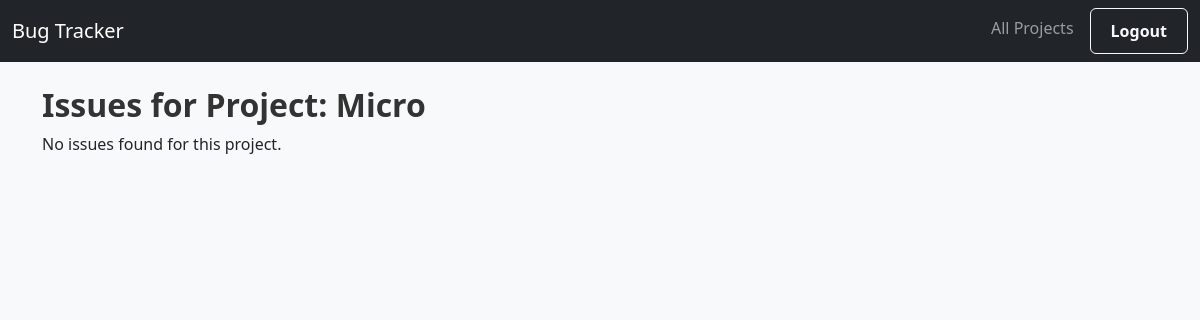
Before: /tracker/qa/view_issues/6/ (signed in) with the older database file.
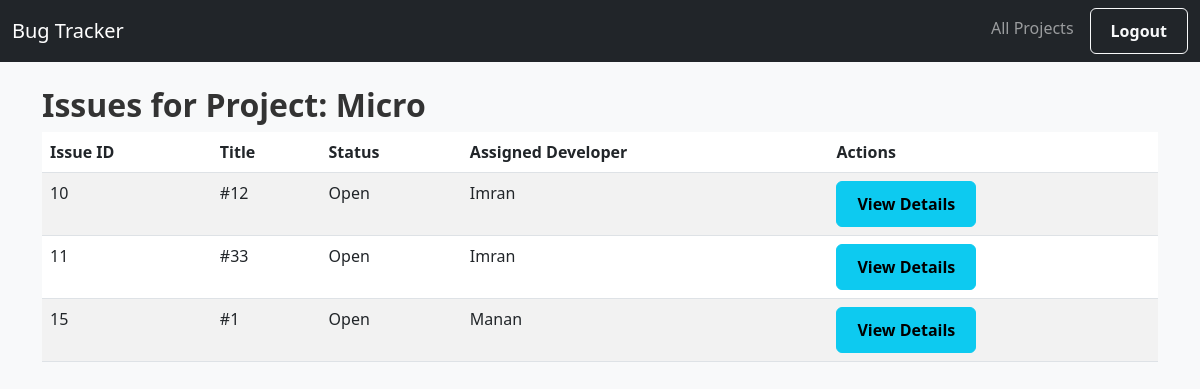
After: the same page with the newer database file.
### tracker/models.py (models this page shows, shortened)
class Project(models.Model):
    STATUS_CHOICES = [
        ('open', 'Open'),
        ('in_progress', 'In Progress'),
        ('completed', 'Completed'),
    ]
    name = models.CharField(max_length=200)
    description = models.TextField(blank=True)
    created_by = models.ForeignKey(User, on_delete=models.CASCADE, related_name='created_projects')
    created_at = models.DateTimeField(auto_now_add=True)
    picked_by = models.ForeignKey(User, null=True, blank=True, on_delete=models.SET_NULL, related_name='picked_projects')
    has_issues = models.BooleanField(default=False)
    team = models.ManyToManyField(User, related_name='projects', blank=True)
    status = models.CharField(max_length=20, choices=STATUS_CHOICES, default='open')
    qa_assigned = models.ForeignKey(User, null=True, blank=True, on_delete=models.SET_NULL, related_name='qa_projects')

class Issue(models.Model):
    STATUS_CHOICES = [
        ("open", "Open"),
        ("in_progress", "In Progress"),
        ("resolved", "Resolved"),
        ("closed", "Closed")
    ]
    PRIORITY_CHOICES = [
        ('low', 'Low'),
        ('medium', 'Medium'),
        ('high', 'High'),
        ('critical', 'Critical'),
    ]
    title = models.CharField(max_length=200)
    description = models.TextField()
    status = models.CharField(max_length=20, choices=STATUS_CHOICES, default='open')
    priority = models.CharField(max_length=20, choices=PRIORITY_CHOICES, default='medium')
    project = models.ForeignKey(Project, on_delete=models.CASCADE, related_name='issues')
    created_by = models.ForeignKey(User, on_delete=models.CASCADE, related_name='reported_issues')
    assigned_to = models.ForeignKey(
        User,
        on_delete=models.SET_NULL,
        null=True,
        blank=True,
        related_name='assigned_issues'
    )
    created_at = models.DateTimeField(auto_now_add=True)
    updated_at = models.DateTimeField(auto_now=True)
    reported_by = models.ForeignKey(User, on_delete=models.SET_NULL, null=True, blank=True)

### tracker/views.py (the view)
# urls.py: path('qa/view_issues/<int:project_id>/', views.view_issues, name='view_issues'),
@login_required
def view_issues(request, project_id):
    project = get_object_or_404(Project, id=project_id)
    issues = Issue.objects.filter(project=project)
    return render(request, 'tracker/view_issues.html', {'project': project, 'issues': issues})

### tracker/templates/tracker/view_issues.html
{% extends 'tracker/base.html' %}
{% block content %}
<h2>Issues for Project: {{ project.name }}</h2>
{% if issues %}
<table class="table table-striped">
    <thead>
        <tr>
            <th>Issue ID</th>
            <th>Title</th>
            <th>Status</th>
            <th>Assigned Developer</th>
            <th>Actions</th>
        </tr>
    </thead>
    <tbody>
        {% for issue in issues %}
        <tr>
            <td>{{ issue.id }}</td>
            <td>{{ issue.title }}</td>
            <td>{{ issue.get_status_display }}</td>
            <td>{{ issue.assigned_to.username }}</td>
            <td>
                <a href="{% url 'issue_detail' issue.id %}" class="btn btn-info">View Details</a>
            </td>
        </tr>
        {% endfor %}
    </tbody>
</table>
{% else %}
<p>No issues found for this project.</p>
{% endif %}
{% endblock %}

### tracker/templates/tracker/base.html (shortened to what this page needs)
{% load static %}
<!DOCTYPE html>
<html lang="en">
<head>
    <link href="https://cdn.jsdelivr.net/npm/bootstrap@5.3.0-alpha1/dist/css/bootstrap.min.css" rel="stylesheet">
    <link rel="stylesheet" href="{% static 'tracker/styles.css' %}">
</head>
<body>
    <nav class="navbar navbar-expand-lg navbar-dark bg-dark">
        <div class="container-fluid">
            <a class="navbar-brand" href="{% url 'project_list' %}">Bug Tracker</a>
            <div class="collapse navbar-collapse" id="navbarNav">
                <ul class="navbar-nav ms-auto">
                    {% if user.is_authenticated %}
                    {% if user.groups.all.0.name == 'Manager' %}
                    <li class="nav-item">
                        <a class="nav-link" href="{% url 'project_list' %}">All Projects</a>
                    </li>
                    {% endif %}
                    <li class="nav-item">
                        <form method="post" action="{% url 'logout' %}">
                            <button class="btn btn-outline-light ms-2" type="submit">Logout</button>
                        </form>
                    </li>
                    {% else %}
                    <li class="nav-item">
                        <a class="nav-link" href="{% url 'login' %}">Login</a>
                    </li>
                    {% endif %}
                </ul>
            </div>
        </div>
    </nav>
    <div class="container mt-4">
        {% block content %}{% endblock %}
    </div>
</body>
</html>

### tracker/static/tracker/styles.css (style rules this page uses)
body { background-color: #f8f9fa; }
h1, h2 { color: #333; font-weight: 600; }
.navbar { margin-bottom: 20px; }
.btn { font-weight: 600; padding: 10px 20px; }

Changed rows visible on the page:
added Issue: id "10", title "#12", status "Open", assigned_to.username "Imran"
added Issue: id "11", title "#33", status "Open", assigned_to.username "Imran"
added Issue: id "15", title "#1", status "Open", assigned_to.username "Manan"
Other visible differences:
text no longer shown: "No issues found for this project."
text now shown: "Issue ID Title Status Assigned Developer Actions"
